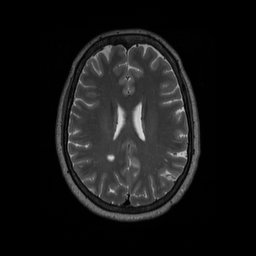
%> input picture 1.jpg, 256 x 256 px, given in place of t2_axial0.jpg, which was not available
$ octave detectanomalies.m   (GNU Octave 9; MATLAB toolbox functions it lacks are replaced by stand-ins)
%> lines starting %> are read from the running program, lines starting %| are printed output that depends on the picture; in (x1, y1, x2, y2) boxes, pixels count from 0 and x2, y2 are one past the last pixel; in counts of white or black regions, pixels touching at a corner belong together; the program's own positions count from 1; pictures that were not available may be replaced by others from this repository, and a replacement may not be noted
### detectanomalies/findcentroids.m
%% findcentroids.m
% Brandon Sim
% usage: findcentroid(jpgfilename)
% returns (x,y) coordinate of centroid, or (-1, -1) if nothing found
% dependency: reflectpolygon.m

function [xc yc] = findcentroids(jpgfilename)
%> called with jpgfilename = 't2_axial0.jpg'
    % Reads image and displays initial results of Canny edge detection
    im = imread(jpgfilename);
%> im is the input picture: size 256x256 uint8; min 0, max 221, mean 22.2
    im = rgb2gray(im);

    % Canny edge detection for features, with normal settings
    cannyout = edge(im,'canny', [0.3  0.6], 2);
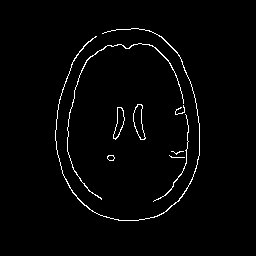
%> cannyout: size 256x256 logical; 2% white in thin lines or dots, all inside (x1, y1, x2, y2) = (55, 28, 200, 221)
    % Canny edge detection for brain outline, with extremely high smoothing
    % parameter \sigma
    cannyPerimeter = edge(im, 'canny', [0.1 0.9], 20);
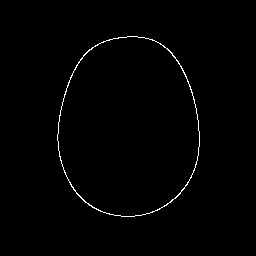
%> cannyPerimeter: size 256x256 logical; 0.87% white in thin lines or dots, all inside (x1, y1, x2, y2) = (57, 36, 200, 217)

    % [11 lines of commented-out code are left out]
    s_canny  = regionprops(cannyout, 'centroid', 'majoraxislength');
%> s_canny = 9 regions; first 5, Centroid and MajorAxisLength: [129.2 127.8] 268.1, [110.5 97.5] 225.1, [111.5 158.3] 9.8, [119.5 123.8] 41, [139.8 122.5] 45.66
    centroids = cat(1, s_canny.Centroid);
%> centroids = [129.2 127.8; 110.5 97.5; 111.5 158.3; 119.5 123.8; 139.8 122.5; 179.5 164.5; 177.2 157.8; 178.1 152.8; 180.9 111.2]
    axeslength = cat(1, s_canny.MajorAxisLength);
%> axeslength = [268.1; 225.1; 9.8; 41; 45.66; 110; 18.7; 13.74; 14.13]
% [10 lines of commented-out code are left out]
    drawimage = cannyPerimeter;
    s = regionprops(drawimage, 'Orientation', 'MajorAxisLength', ...
        'MinorAxisLength', 'Eccentricity', 'Centroid');
%> s = 1 region; Centroid, MajorAxisLength, MinorAxisLength, Eccentricity and Orientation: [129.1 127.9] 251.6 205.7 0.576 88.43

    % flips centroid across axis of symmetry, gets minimum distance from
    % flipped point to the other centroids
    numcentroids = length(s_canny);
%> numcentroids = 9
    mindistances = zeros(length(s_canny),1);
    theta = s.Orientation;
%> theta = 88.43
    centroidbrain = [s.Centroid(1);s.Centroid(2)];
%> centroidbrain = [129.1; 127.9]
    centroids = cat(1, s_canny.Centroid);
    for i=1:numcentroids,
        % reflects each centroid
        c2=reflectpoint(centroids(i,:), theta, centroidbrain);
        % calculates minimum distance from reflected point to each of the
        % original points and stores in mindistances
        for j=1:numcentroids,
            temp(j) = norm(c2-centroids(j,:));
        end
        temp;
        mindistances(i) = min(temp);
    end
%> this loop made 9 passes
%> (point in reflectpoint, pointshift in reflectpoint, c2) on passes 1 to 9: ([129.2; 127.8], [0.114; 0.0925], [129 128]), ([110.5; 97.5], [-18.59; 30.4], [149 99]), ([111.5; 158.3], [-17.66; -30.4], [145 159]), ([119.5; 123.8], [-9.57; 4.09], [139 124]), ([139.8; 122.5], [10.69; 5.41], [119 122]), ([179.5; 164.5], [50.41; -36.58], [77 162]), ([177.2; 157.8], [48.06; -29.86], [79 155]), ([178.1; 152.8], [48.95; -24.91], [79 150]), ([180.9; 111.2], [51.76; 16.68], [78 108])
%> after the loop, mindistances = [0.294; 25.23; 32.2; 1.71; 1.9; 34.65; 32.62; 33.49; 34.17]; temp = [54.92 34.17 60.41 44.45 63.48 116.2 111 109.6 102.9]
    [maxval, index] = max(mindistances);
%> maxval = 34.65; index = 6

    % threshold to ensure it's not getting the entire brain
    axeslength(index)/s.MajorAxisLength
%> ans = 0.437
    if axeslength(index)/s.MajorAxisLength < 0.5
        xc = centroids(index,1);
%> xc = 179.5
        yc = centroids(index,2);
%> yc = 164.5
    else
        xc = 0;
        yc = 0;
    end
end

### detectanomalies/reflectpoint.m
%%%%%%%%%%%%%%%%%%%%%%%%%%%%%%%%%%%%%%%%%%%%%%%%%%%%%%%%%%%%%%%%%%%%%%%%%%%
% reflectpoint.m
% brandon sim, 12/11/2012
%
% Reflects a point across a line of given angle.
%
% usage: reflectpolygon(point, angle, centroid)
%
% polygon: a 1-by-2 matrix, containing the (x,y) coordinates of the point
%
% angle: angle in degrees of axis of symmetry, measured from the
% horizontal (x-axis)
%
% centroid: a 2-by-1 matrix, containing the coordinates of the centroid of
% the image [x_c; y_c]
% where [x_c; y_c] is standard image format where (0,0) is top left and x
% increases going right, y increases going down
%
% returns: an 1-by-2 matrix, containing the (x,y) coordinates reflected
% across a line going through the centroid with angle (angle).
%%%%%%%%%%%%%%%%%%%%%%%%%%%%%%%%%%%%%%%%%%%%%%%%%%%%%%%%%%%%%%%%%%%%%%%%%%%

function reflectedpoint = reflectpoint(point, angle, centroid)
    point = point';

    % (x,y) -> (x-x_c, y_c-y)
    % transforms to our shifted coordinate system
    pointshift = [1 0;0 -1]*point + [-centroid(1);centroid(2)];

    % defines rotation matrix
    T = [cosd(2*angle) sind(2*angle);sind(2*angle) -cosd(2*angle)];

    % rotates the point across line,
    % transforms back to our original coordinate system
    reflectedpoint = round(([1 0;0 -1]*(T*pointshift) + centroid)');
end

### detectanomalies/detectanomalies.m
%% detectanomalies.m
% Brandon Sim
% Analyzes a set of images from an MRI scan and detects anomalies
%
% result is centroiddata, a numfiles-by-3 array
% each line consists of 3 values: numfile, x-coord, y-coord
% 0's if centroid is not found
%
% dependencies: findcentroids.m
clear;

numfiles = 130;
centroiddata = zeros(numfiles,3);

for num = 0:(numfiles-1),
   filename = ['t2_axial',num2str(num),'.jpg']
   if num~=26 && num~=29
       [tempx tempy] = findcentroids(filename);
%> tempx = 179.5; tempy = 164.5
       centroiddata(num+1,:) = [num tempx tempy];
   end
end
%> pass 2 of the loop `for num = 0:(numfiles-1),`:
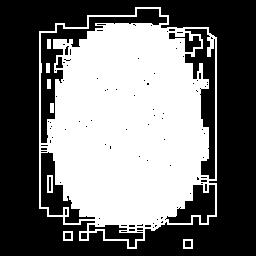
%> input picture MRI_Gradient_Mag.jpg, 256 x 256 px, given in place of t2_axial1.jpg, which was not available
%> in findcentroids, im is the input picture: size 256x256 uint8; min 0, max 255, mean 115.1
%> in findcentroids (call 2), `cannyout = edge(im,'canny', [0.3  0.6], 2);`:
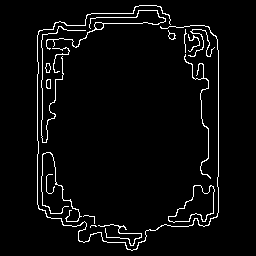
%> cannyout: size 256x256 logical; 4% white in thin lines or dots, all inside (x1, y1, x2, y2) = (37, 5, 219, 251)
%> in findcentroids (call 2), `cannyPerimeter = edge(im, 'canny', [0.1 0.9], 20);`:
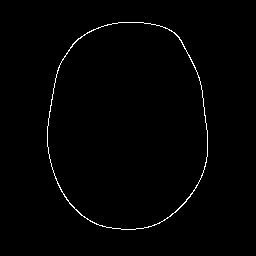
%> cannyPerimeter: size 256x256 logical; 1% white in thin lines or dots, all inside (x1, y1, x2, y2) = (47, 22, 208, 230)
%> s_canny = 17 regions; first 5, Centroid and MajorAxisLength: [128.1 130.9] 351.8, [51.7 83.3] 146, [58.1 193.6] 90.85, [48.6 68.5] 12.86, [108.3 27.1] 142
%> centroids = 17 rows, first 12: [128.1 130.9; 51.74 83.31; 58.1 193.6; 48.58 68.5; 108.3 27.15; 49.08 84.5; 49.66 185.4; 60.09 57.58; 91.53 218.2; 93.89 226.6; 122.7 234.2; 172.4 36.27]
%> axeslength = 17 values, max 351.8 at index 1, min 8.64 at index 10, mean 71.24
%> s = 1 region; Centroid, MajorAxisLength, MinorAxisLength, Eccentricity and Orientation: [128.4 126.8] 292.2 235.4 0.592 89.11
%> numcentroids = 17
%> theta = 89.11
%> centroidbrain = [128.4; 126.8]
%> the loop in findcentroids (call 2), `for i=1:numcentroids,` made 17 passes
%> (point in reflectpoint, pointshift in reflectpoint, c2) on passes 1 to 8: ([128.1; 130.9], [-0.325; -4.08], [129 131]), ([51.74; 83.31], [-76.7; 43.54], [206 86]), ([58.1; 193.6], [-70.34; -66.79], [197 196]), ([48.58; 68.5], [-79.86; 58.35], [210 71]), ([108.3; 27.15], [-20.15; 99.7], [152 28]), ([49.08; 84.5], [-79.36; 42.35], [209 87]), ([49.66; 185.4], [-78.78; -58.58], [205 188]), ([60.09; 57.58], [-68.35; 69.27], [199 60])
%> after the loop in findcentroids (call 2), `for i=1:numcentroids,`: mindistances = 17 values, max 37.78 at index 10, min 0.887 at index 1, mean 19.92; temp = 17 values, max 215.6 at index 13, min 15.88 at index 8, mean 121.4
%> maxval = 37.78; index = 10
%> ans = 0.0296
%> xc = 93.89
%> yc = 226.6
%> tempx = 93.89; tempy = 226.6
%> the run ends on the next line
